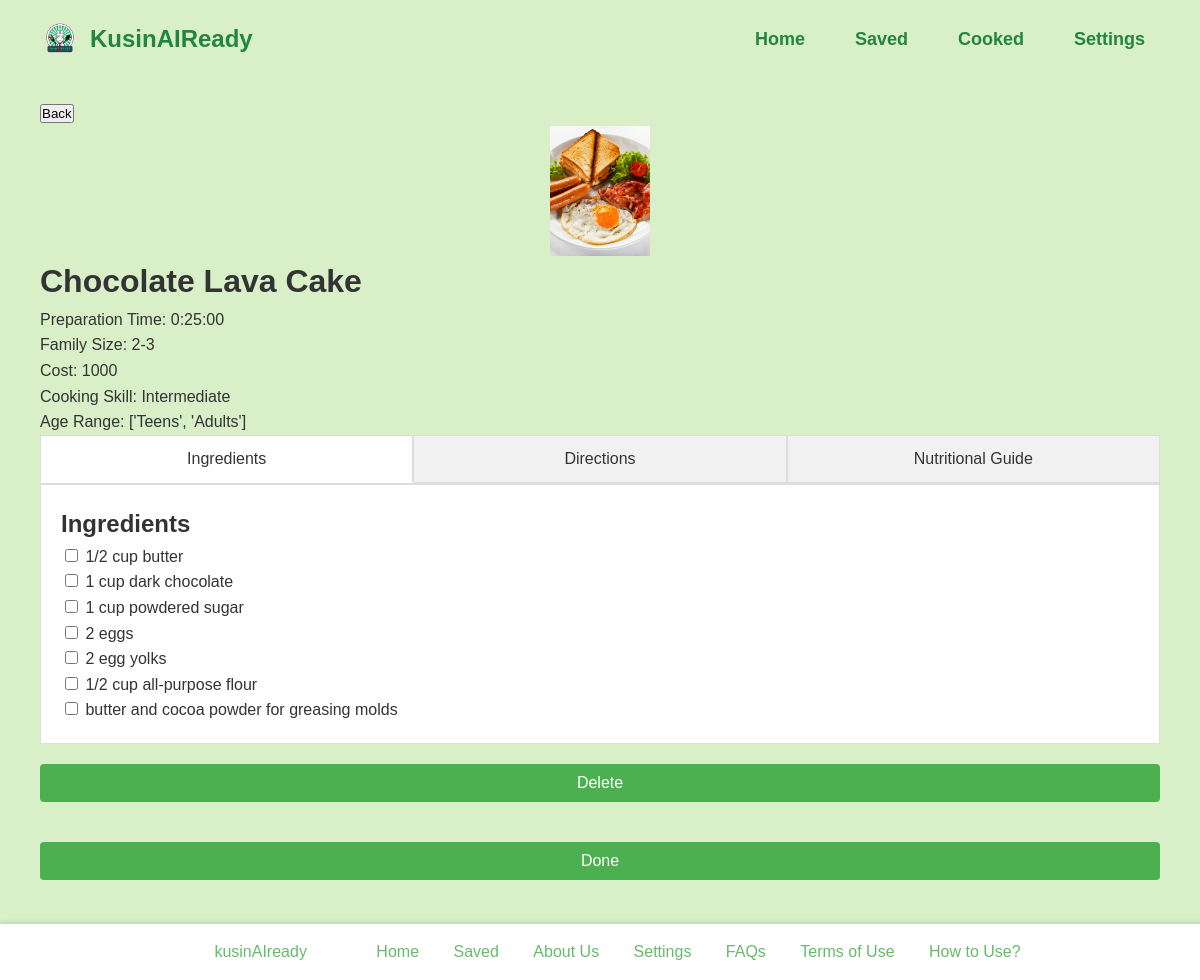
Screenshot of /saveddish/10/ (signed in) with the database file from the repository.
### kusinaiapp/models.py (models this page shows, shortened)
class Dish(models.Model):
    id = models.AutoField(primary_key=True)
    dish_name = models.CharField(max_length=200)
    preparation_time = models.DurationField()
    ingredient_list = models.TextField()
    number_of_servings = models.CharField(max_length=50)
    procedure = models.TextField()
    nutritional_guide = models.TextField()
    skills_needed = models.CharField(max_length=200)
    age_range_that_can_eat = models.JSONField()
    cost = models.IntegerField()
    dish_image = models.ImageField(upload_to='dish_images/')
    meal_type = models.ManyToManyField(MealType)
    approved = models.BooleanField(default=False)

### kusinaiapp/views.py (the view, shortened to what this page needs)
# urls.py: path('saveddish/<int:dish_id>/', views.saveddish, name='saveddish'),
@login_required
def saveddish(request, dish_id):
    dish = get_object_or_404(Dish, id=dish_id)
    user = get_object_or_404(AppUser, user=request.user)
    dish_plan = DishPlan.objects.filter(dish=dish, user=user).first()
    ingredients = dish.ingredient_list.split(',') if dish.ingredient_list else []
    procedure_steps = dish.procedure.split('\n') if dish.procedure else []
    return render(request, 'saveddish.html', {
        'dish': dish,
        'dish_plan_id': dish_plan.id if dish_plan else None,
        'ingredients': ingredients,
        'procedure_steps': procedure_steps,
    })

### templates/saveddish.html (shortened to what this page needs)
<!DOCTYPE html>
<html lang="en">
<head>
    {% load static %}
    <link rel="stylesheet" href="{% static 'css/style.css' %}">
</head>
<body>
    <header>
        <div class="logo">
            <img src="{% static 'images/logo.png' %}" alt="KusinAIReady Logo">
            KusinAIReady
        </div>
        <div class="nav-menu">
            <div class="nav-links">
                <a href="{% url 'home' %}">Home</a>
                <a href="{% url 'saved' %}">Saved</a>
                <a href="{% url 'cooked' %}">Cooked</a>
                <a href="{% url 'settings' %}">Settings</a>
            </div>
        </div>
    </header>
    <main>
        <button class="back-button" onclick="window.history.back()">Back</button>
        <div class="dish-details">
            <img src="{{ dish.dish_image.url }}" alt="{{ dish.dish_name }}">
            <h1>{{ dish.dish_name }}</h1>
            <p>Preparation Time: {{ dish.preparation_time }}</p>
            <p>Family Size: {{ dish.number_of_servings }}</p>
            <p>Cost: {{ dish.cost }}</p>
            <p>Cooking Skill: {{ dish.skills_needed }}</p>
            <p>Age Range: {{ dish.age_range_that_can_eat }}</p>
            <div class="tabs">
                <div class="tab" onclick="showTab('ingredients')">Ingredients</div>
                <div class="tab" onclick="showTab('directions')">Directions</div>
                <div class="tab" onclick="showTab('nutritional_guide')">Nutritional Guide</div>
            </div>
            <div id="ingredients" class="tab-content">
                <h2>Ingredients</h2>
                {% for ingredient in ingredients %}
                    <label>
                        <input type="checkbox" name="ingredients" value="{{ ingredient }}" /> {{ ingredient }}
                    </label><br/>
                {% endfor %}
            </div>
            <form id="dish-form" method="POST">
                <button type="button" onclick="handleAction('delete')">Delete</button>
                <button type="button" onclick="handleAction('done')">Done</button>
            </form>
        </div>
    </main>
    <footer>
        <div class="footer-left">kusinAIready</div>
        <div class="footer-right">
            <a href="{% url 'home' %}">Home</a>
            <a href="{% url 'saved' %}">Saved</a>
            <a href="{% url 'about' %}">About Us</a>
            <a href="{% url 'settings' %}">Settings</a>
            <a href="{% url 'faqs' %}">FAQs</a>
            <a href="{% url 'terms' %}">Terms of Use</a>
            <a href="{% url 'tutorial' %}">How to Use?</a>
        </div>
    </footer>
</body>
</html>

### static/css/style.css (style rules this page uses)
body, h1, h2, h3, p, button { margin: 0; padding: 0; box-sizing: border-box; }
body { font-family: 'Montserrat', sans-serif; line-height: 1.6; color: #333; background-color: #D8EFC8; padding-bottom: 60px; margin: 0 auto; max-width: 1200px; }
header { background-color: #D8EFC8; padding: 15px 40px; display: flex; justify-content: space-between; align-items: center; position: fixed; width: 100%; top: 0; left: 0; z-index: 1000; box-sizing: border-box; }
header .logo { display: flex; align-items: center; font-size: 24px; font-weight: bold; color: #228540; }
header .logo img { width: 40px; height: auto; margin-right: 10px; }
header .nav-menu { display: flex; justify-content: flex-end; flex-grow: 1; position: relative; }
header .nav-links { display: flex; justify-content: center; gap: 20px; }
header .nav-links a { color: #228540; text-decoration: none; padding: 10px 15px; font-weight: bold; font-size: 18px; transition: color 0.3s ease; }
main { padding: 100px 40px 20px; margin: 0 auto; max-width: 1200px; }
footer { background-color: #ffffff; color: #66BB6A; padding: 15px 25px; text-align: center; width: 100%; position: fixed; bottom: 0; left: 0; z-index: 1000; box-shadow: 0 -2px 4px rgba(0, 0, 0, 0.1); }
footer .footer-left, footer .footer-right { display: inline-block; padding: 0 25px; }
footer .footer-right a { color: #66BB6A; text-decoration: none; padding: 0 15px; transition: color 0.3s ease; }
footer::after { content: ""; display: table; clear: both; }
.dish-details img { width: 100px; height: 130px; object-fit: cover; display: block; margin: 0 auto; }
form { display: flex; flex-direction: column; }
form button, .login-card .login-button { width: 100%; padding: 10px; margin: 20px 0; background-color: #4caf50; color: #fff; border: none; border-radius: 4px; cursor: pointer; font-size: 16px; transition: background-color 0.3s ease, transform 0.3s ease; }

### templates/saveddish.html (style rules this page uses)
.tabs { display: flex; border-bottom: 2px solid #ddd; background-color: #fff; }
.tab { flex: 1; padding: 10px; cursor: pointer; text-align: center; background-color: #f1f1f1; border: 1px solid #ddd; }
.tab.active { background-color: #fff; border-bottom: 2px solid #fff; }
.tab-content { display: none; background-color: #fff; padding: 20px; border: 1px solid #ddd; border-top: none; }
.tab-content.active { display: block; }

### rows the page displays
Dish: dish_image (picture), dish_name "Chocolate Lava Cake", preparation_time "0:25:00", number_of_servings "2-3", cost "1000", skills_needed "Intermediate", age_range_that_can_eat "['Teens', 'Adults']"

### other values shown
{{ ingredient }} "1/2 cup butter" "1 cup dark chocolate" "1 cup powdered sugar" "2 eggs" "2 egg yolks" "1/2 cup all-purpose flour" "butter and cocoa powder for greasing molds"
